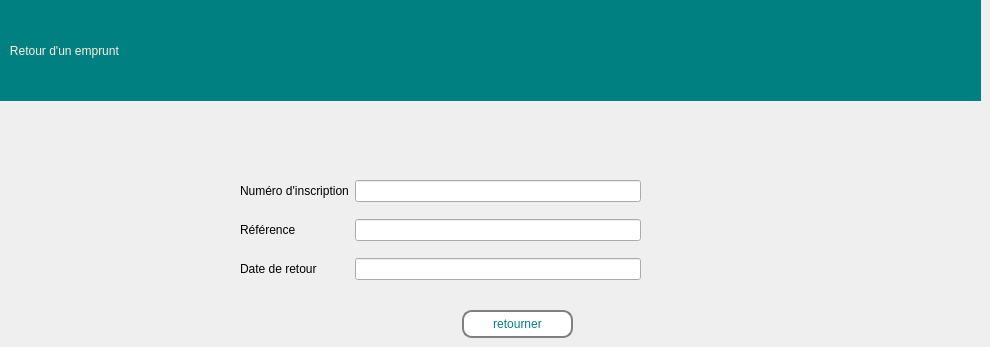
    <widget class="QWidget" name="page_retourner">
     <widget class="QPushButton" name="retour_emprunt_botton">
      <property name="geometry">
       <rect>
        <x>462</x>
        <y>310</y>
        <width>111</width>
        <height>28</height>
       </rect>
      </property>
      <property name="styleSheet">
       <string notr="true">border: 2px solid gray;
font: 63 9pt &quot;Segoe UI Variable Display Semib&quot;;
  border-radius: 10px;
  padding: 0 8px;
  
color: rgb(0, 128, 128);
background-color: rgb(255, 255, 255);</string>
      </property>
      <property name="text">
       <string>retourner</string>
      </property>
     </widget>
     <widget class="QLabel" name="label_269">
      <property name="geometry">
       <rect>
        <x>0</x>
        <y>0</y>
        <width>981</width>
        <height>101</height>
       </rect>
      </property>
      <property name="toolTip">
       <string>&lt;html&gt;&lt;head/&gt;&lt;body&gt;&lt;p align=&quot;center&quot;&gt;&lt;br/&gt;&lt;/p&gt;&lt;/body&gt;&lt;/html&gt;</string>
      </property>
      <property name="styleSheet">
       <string notr="true">color: rgb(253, 239, 220);background-color: rgb(0, 128, 128);
font: 75 16pt &quot;Rockwell&quot;;
</string>
      </property>
      <property name="text">
       <string>   Retour d'un emprunt</string>
      </property>
     </widget>
     <widget class="QWidget" name="formLayoutWidget_12">
      <property name="geometry">
       <rect>
        <x>240</x>
        <y>180</y>
        <width>401</width>
        <height>117</height>
       </rect>
      </property>
      <layout class="QFormLayout" name="formLayout_13">
       <property name="verticalSpacing">
        <number>17</number>
       </property>
       <item row="0" column="0">
        <widget class="QLabel" name="label_22">
         <property name="styleSheet">
          <string notr="true">font: 63 9pt &quot;Segoe UI Variable Display Semib&quot;;</string>
         </property>
         <property name="text">
          <string>Numéro d'inscription</string>
         </property>
        </widget>
       </item>
       <item row="1" column="0">
        <widget class="QLabel" name="label_23">
         <property name="styleSheet">
          <string notr="true">font: 63 9pt &quot;Segoe UI Variable Display Semib&quot;;</string>
         </property>
         <property name="text">
          <string>Référence</string>
         </property>
        </widget>
       </item>
       <item row="2" column="0">
        <widget class="QLabel" name="label_21">
         <property name="styleSheet">
          <string notr="true">font: 63 9pt &quot;Segoe UI Variable Display Semib&quot;;</string>
         </property>
         <property name="text">
          <string>Date de retour</string>
         </property>
        </widget>
       </item>
       <item row="0" column="1">
        <widget class="QLineEdit" name="num_retour_input"/>
       </item>
       <item row="1" column="1">
        <widget class="QLineEdit" name="reference_retour_input"/>
       </item>
       <item row="2" column="1">
        <widget class="QLineEdit" name="date_retour_input"/>
       </item>
      </layout>
     </widget>
    </widget>
